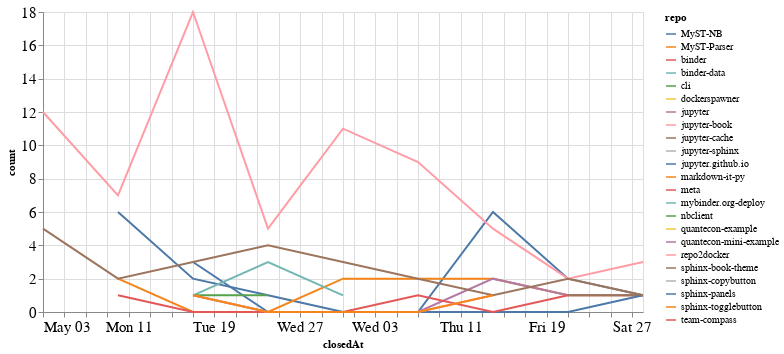

Notebook code cell kept with this figure:
### Code cell
closed_by_time = closed_by.groupby('repo').resample('W', on='closedAt').count()['author'].reset_index()
closed_by_time = closed_by_time.rename(columns={'author': 'count'})

alt.Chart(closed_by_time, width=600).mark_line().encode(
    x='closedAt',
    y='count',
    color='repo',
    tooltip="repo"
)

### Figure 1 — Vega-Lite specification as saved in the notebook (floating-point values rounded to 4 significant figures)
{"config": {"axisLeft": {"labelFontSize": 15}, "axisBottom": {"labelFontSize": 15}}, "data": {"name": "data-e8f1c1415f07848b6579b9e3c3c9e2f1"}, "mark": "line", "encoding": {"color": {"type": "nominal", "field": "repo"}, "tooltip": {"type": "nominal", "field": "repo"}, "x": {"type": "temporal", "field": "closedAt"}, "y": {"type": "quantitative", "field": "count"}}, "width": 600, "$schema": "https://vega.github.io/schema/vega-lite/v4.8.1.json", "datasets": {"data-e8f1c1415f07848b6579b9e3c3c9e2f1": [{"repo": "MyST-NB", "closedAt": "2020-05-10T00:00:00", "count": 6}, {"repo": "MyST-NB", "closedAt": "2020-05-17T00:00:00", "count": 2}, {"repo": "MyST-NB", "closedAt": "2020-05-24T00:00:00", "count": 1}, {"repo": "MyST-NB", "closedAt": "2020-05-31T00:00:00", "count": 0}, {"repo": "MyST-NB", "closedAt": "2020-06-07T00:00:00", "count": 0}, {"repo": "MyST-NB", "closedAt": "2020-06-14T00:00:00", "count": 6}, {"repo": "MyST-NB", "closedAt": "2020-06-21T00:00:00", "count": 2}, {"repo": "MyST-NB", "closedAt": "2020-06-28T00:00:00", "count": 1}, {"repo": "MyST-Parser", "closedAt": "2020-05-10T00:00:00", "count": 2}, {"repo": "MyST-Parser", "closedAt": "2020-05-17T00:00:00", "count": 0}, {"repo": "MyST-Parser", "closedAt": "2020-05-24T00:00:00", "count": 0}, {"repo": "MyST-Parser", "closedAt": "2020-05-31T00:00:00", "count": 2}, {"repo": "MyST-Parser", "closedAt": "2020-06-07T00:00:00", "count": 2}, {"repo": "MyST-Parser", "closedAt": "2020-06-14T00:00:00", "count": 2}, {"repo": "MyST-Parser", "closedAt": "2020-06-21T00:00:00", "count": 1}, {"repo": "MyST-Parser", "closedAt": "2020-06-28T00:00:00", "count": 1}, {"repo": "binder", "closedAt": "2020-06-28T00:00:00", "count": 1}, {"repo": "binder-data", "closedAt": "2020-06-21T00:00:00", "count": 1}, {"repo": "cli", "closedAt": "2020-05-03T00:00:00", "count": 2}, {"repo": "dockerspawner", "closedAt": "2020-06-28T00:00:00", "count": 2}, {"repo": "jupyter", "closedAt": "2020-05-17T00:00:00", "count": 1}, {"repo": "jupyter", "closedAt": "2020-05-24T00:00:00", "count": 0}, {"repo": "jupyter", "closedAt": "2020-05-31T00:00:00", "count": 0}, {"repo": "jupyter", "closedAt": "2020-06-07T00:00:00", "count": 0}, {"repo": "jupyter", "closedAt": "2020-06-14T00:00:00", "count": 2}, {"repo": "jupyter", "closedAt": "2020-06-21T00:00:00", "count": 1}, {"repo": "jupyter", "closedAt": "2020-06-28T00:00:00", "count": 1}, {"repo": "jupyter-book", "closedAt": "2020-05-03T00:00:00", "count": 12}, {"repo": "jupyter-book", "closedAt": "2020-05-10T00:00:00", "count": 7}, {"repo": "jupyter-book", "closedAt": "2020-05-17T00:00:00", "count": 18}, {"repo": "jupyter-book", "closedAt": "2020-05-24T00:00:00", "count": 5}, {"repo": "jupyter-book", "closedAt": "2020-05-31T00:00:00", "count": 11}, {"repo": "jupyter-book", "closedAt": "2020-06-07T00:00:00", "count": 9}, {"repo": "jupyter-book", "closedAt": "2020-06-14T00:00:00", "count": 5}, {"repo": "jupyter-book", "closedAt": "2020-06-21T00:00:00", "count": 2}, {"repo": "jupyter-book", "closedAt": "2020-06-28T00:00:00", "count": 3}, {"repo": "jupyter-cache", "closedAt": "2020-06-21T00:00:00", "count": 1}, {"repo": "jupyter-cache", "closedAt": "2020-06-28T00:00:00", "count": 1}, {"repo": "jupyter-sphinx", "closedAt": "2020-05-03T00:00:00", "count": 1}, {"repo": "jupyter.github.io", "closedAt": "2020-05-17T00:00:00", "count": 3}, {"repo": "jupyter.github.io", "closedAt": "2020-05-24T00:00:00", "count": 0}, {"repo": "jupyter.github.io", "closedAt": "2020-05-31T00:00:00", "count": 0}, {"repo": "jupyter.github.io", "closedAt": "2020-06-07T00:00:00", "count": 0}, {"repo": "jupyter.github.io", "closedAt": "2020-06-14T00:00:00", "count": 0}, {"repo": "jupyter.github.io", "closedAt": "2020-06-21T00:00:00", "count": 0}, {"repo": "jupyter.github.io", "closedAt": "2020-06-28T00:00:00", "count": 1}, {"repo": "markdown-it-py", "closedAt": "2020-05-10T00:00:00", "count": 2}, {"repo": "meta", "closedAt": "2020-05-10T00:00:00", "count": 1}, {"repo": "meta", "closedAt": "2020-05-17T00:00:00", "count": 0}, {"repo": "meta", "closedAt": "2020-05-24T00:00:00", "count": 0}, {"repo": "meta", "closedAt": "2020-05-31T00:00:00", "count": 0}, {"repo": "meta", "closedAt": "2020-06-07T00:00:00", "count": 1}, {"repo": "meta", "closedAt": "2020-06-14T00:00:00", "count": 0}, {"repo": "meta", "closedAt": "2020-06-21T00:00:00", "count": 1}, {"repo": "mybinder.org-deploy", "closedAt": "2020-05-17T00:00:00", "count": 1}, {"repo": "mybinder.org-deploy", "closedAt": "2020-05-24T00:00:00", "count": 3}, {"repo": "mybinder.org-deploy", "closedAt": "2020-05-31T00:00:00", "count": 1}, {"repo": "nbclient", "closedAt": "2020-05-17T00:00:00", "count": 1}, {"repo": "nbclient", "closedAt": "2020-05-24T00:00:00", "count": 1}, {"repo": "quantecon-example", "closedAt": "2020-05-17T00:00:00", "count": 1}, {"repo": "quantecon-mini-example", "closedAt": "2020-06-21T00:00:00", "count": 1}, {"repo": "repo2docker", "closedAt": "2020-05-17T00:00:00", "count": 1}, {"repo": "repo2docker", "closedAt": "2020-05-24T00:00:00", "count": 0}, {"repo": "repo2docker", "closedAt": "2020-05-31T00:00:00", "count": 0}, {"repo": "repo2docker", "closedAt": "2020-06-07T00:00:00", "count": 0}, {"repo": "repo2docker", "closedAt": "2020-06-14T00:00:00", "count": 1}, {"repo": "sphinx-book-theme", "closedAt": "2020-05-03T00:00:00", "count": 5}, {"repo": "sphinx-book-theme", "closedAt": "2020-05-10T00:00:00", "count": 2}, {"repo": "sphinx-book-theme", "closedAt": "2020-05-17T00:00:00", "count": 3}, {"repo": "sphinx-book-theme", "closedAt": "2020-05-24T00:00:00", "count": 4}, {"repo": "sphinx-book-theme", "closedAt": "2020-05-31T00:00:00", "count": 3}, {"repo": "sphinx-book-theme", "closedAt": "2020-06-07T00:00:00", "count": 2}, {"repo": "sphinx-book-theme", "closedAt": "2020-06-14T00:00:00", "count": 1}, {"repo": "sphinx-book-theme", "closedAt": "2020-06-21T00:00:00", "count": 2}, {"repo": "sphinx-book-theme", "closedAt": "2020-06-28T00:00:00", "count": 1}, {"repo": "sphinx-copybutton", "closedAt": "2020-06-21T00:00:00", "count": 2}, {"repo": "sphinx-panels", "closedAt": "2020-05-10T00:00:00", "count": 1}, {"repo": "sphinx-togglebutton", "closedAt": "2020-05-17T00:00:00", "count": 1}, {"repo": "sphinx-togglebutton", "closedAt": "2020-05-24T00:00:00", "count": 0}, {"repo": "sphinx-togglebutton", "closedAt": "2020-05-31T00:00:00", "count": 0}, {"repo": "sphinx-togglebutton", "closedAt": "2020-06-07T00:00:00", "count": 0}, {"repo": "sphinx-togglebutton", "closedAt": "2020-06-14T00:00:00", "count": 1}, {"repo": "team-compass", "closedAt": "2020-06-28T00:00:00", "count": 2}]}}
